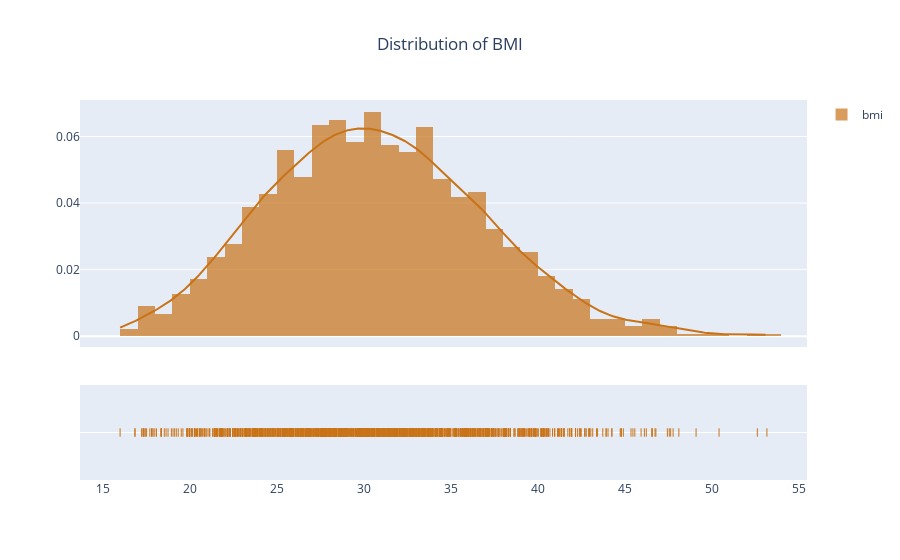

Notebook cell for this chart:
### Markdown cell above
### DISTRIBUTION OF BMI & WEIGHT STATUS

* Overweight and obese people make up the vast majority of the dataset
* 52.8% of the population is considered **overweight**
* 28.8% of the population is considered **obese**
* Collectively the **normal weight** and **underweight** population make up about 18% of the data

### Code cell
#DISTRIBUTION OF BODY MASS INDEX

fig = ff.create_distplot([df['bmi']], ['bmi'], bin_size=1, colors=['#c97318'])
fig.update_layout(title_text="Distribution of BMI", title_x=0.5)
fig.show()

### Figure 1 — Plotly figure (JSON) as saved in the notebook; plotly's stock layout.template omitted (floating-point values rounded to 4 significant figures; data arrays with more than 128 entries replaced by an {"elided": "..."} marker saying what was removed)
{"data": [{"autobinx": false, "histnorm": "probability density", "legendgroup": "bmi", "marker": {"color": "#c97318"}, "name": "bmi", "opacity": 0.7, "type": "histogram", "x": {"elided": "1338 float values"}, "xaxis": "x", "xbins": {"end": 53.13, "size": 1, "start": 15.96}, "yaxis": "y"}, {"legendgroup": "bmi", "marker": {"color": "#c97318"}, "mode": "lines", "name": "bmi", "showlegend": false, "type": "scatter", "x": {"elided": "500 float values"}, "xaxis": "x", "y": {"elided": "500 float values"}, "yaxis": "y"}, {"legendgroup": "bmi", "marker": {"color": "#c97318", "symbol": "line-ns-open"}, "mode": "markers", "name": "bmi", "showlegend": false, "type": "scatter", "x": {"elided": "1338 float values"}, "xaxis": "x", "y": {"elided": "1338 str values"}, "yaxis": "y2"}], "layout": {"barmode": "overlay", "hovermode": "closest", "legend": {"traceorder": "reversed"}, "title": {"text": "Distribution of BMI", "x": 0.5}, "xaxis": {"anchor": "y2", "domain": [0, 1], "zeroline": false}, "yaxis": {"anchor": "free", "domain": [0.35, 1], "position": 0}, "yaxis2": {"anchor": "x", "domain": [0, 0.25], "dtick": 1, "showticklabels": false}}}
